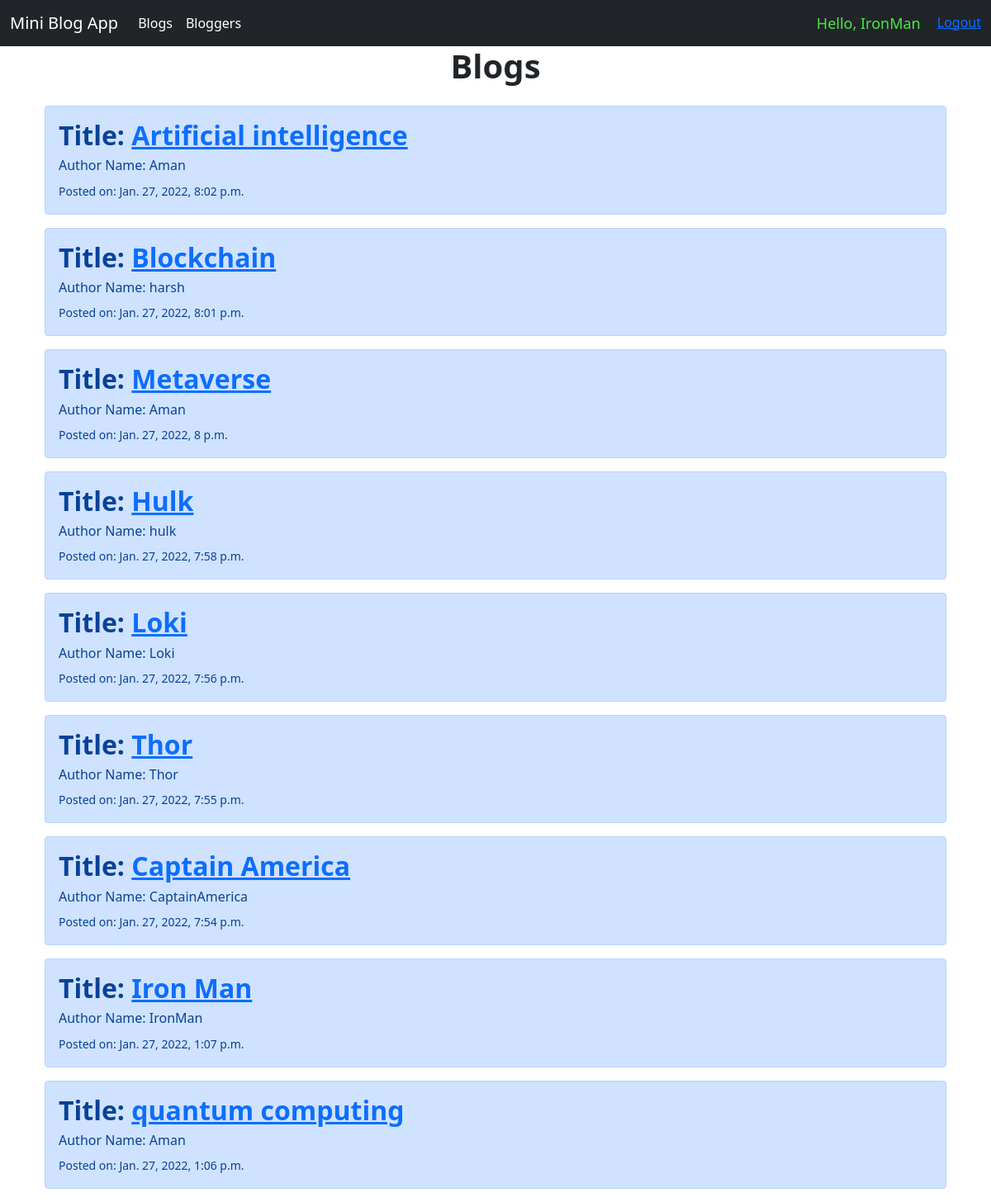
/blog/blogs/ (signed in), run on the app's committed database.
### blog/models.py (models this page shows)
class Post(models.Model):
    title = models.CharField(max_length=255)
    intro = models.TextField()
    body = models.TextField()
    date_added = models.DateTimeField(auto_now_add=True)
    blogger_name = models.ForeignKey(
        User, null=False, blank=False, on_delete=models.CASCADE, related_name="+")
    class Meta:
        ordering = ['-date_added']

### blog/views.py (the view)
# urls.py: path('blogs/', views.blogs_list, name="blogs_list"),
def blogs_list(request):
    posts = Post.objects.all()
    return render(request, 'blog/bloglist.html', {'bloggers': author, 'posts': posts})

### blog/templates/blog/bloglist.html
{% extends 'blog/base.html' %}
{% block content%}
    <div class="container"><br>
        <div  class="position-relative">
    <h1 class="h1 position-absolute top-10 start-50 translate-middle"><b>Blogs</b></h1><br></div>
    <br>
    {% for post in posts%}
      <div class="alert alert-primary" role="alert">
        <h2 class="h2"><b> Title: <a href="{% url 'blog_post_detail' post.id%}">{{post.title}}</a></b></h2>
        <h6>Author Name: {{post.blogger_name}}</h6>
        <small> Posted on: {{post.date_added}}</small>
      </div>
    {% endfor %}
</div>
{% endblock %}

### blog/templates/blog/base.html (shortened to what this page needs)
<!doctype html>
<html lang="en">
  <head>
    <link href="https://cdn.jsdelivr.net/npm/bootstrap@5.0.2/dist/css/bootstrap.min.css" rel="stylesheet">
  </head>
  <body>
    <nav class="navbar navbar-expand-lg navbar-dark bg-dark">
        <div class="container-fluid">
          <a class="navbar-brand" href="{% url 'home' %}">Mini Blog App</a>
          <div class="collapse navbar-collapse" id="navbarSupportedContent">
            <ul class="navbar-nav me-auto mb-2 mb-lg-0">
              <li class="nav-item">
                <a class="nav-link active" aria-current="page" href="{% url 'blogs_list' %}">Blogs</a>
              </li>
              <li class="nav-item">
                <a class="nav-link active" aria-current="page" href="{% url 'bloggers_list' %}">Bloggers</a>
              </li>
            </ul>
            <ul class="navbar-nav ml-auto">
              <li class="nav-item">
                <span class="hello-msg">Hello, {{request.user|default_if_none:"&nbsp;" }}</span>
              </li>
              <li class="nav-item">
                <span>
                  {% if request.user.is_authenticated %}
                  <a class="logout-msg" href="{% url 'logout' %}">
                    Logout</a>
                  {% else %}
                  <a class="logout-msg" href="{% url 'login' %}">
                    Login</a>
                  {% endif %}
                       </span>
              </li>
            </ul>
          </div>
        </div>
      </nav>
      <section>
        <div class="container">
          {% block content%}
          {% endblock%}
        </div>
      </section>
  </body>
</html>

### blog/templates/blog/base.html (style rules this page uses)
.hello-msg { font-size: 18px; color: rgb(76, 231, 71); margin-right: 20px; }

### data on the page
Post: title "Artificial intelligence", blogger_name "Aman", date_added "Jan. 27, 2022, 8:02 p.m."
Post: title "Blockchain", blogger_name "harsh", date_added "Jan. 27, 2022, 8:01 p.m."
Post: title "Metaverse", blogger_name "Aman", date_added "Jan. 27, 2022, 8 p.m."
Post: title "Hulk", blogger_name "hulk", date_added "Jan. 27, 2022, 7:58 p.m."
Post: title "Loki", blogger_name "Loki", date_added "Jan. 27, 2022, 7:56 p.m."
Post: title "Thor", blogger_name "Thor", date_added "Jan. 27, 2022, 7:55 p.m."
Post: title "Captain America", blogger_name "CaptainAmerica", date_added "Jan. 27, 2022, 7:54 p.m."
Post: title "Iron Man", blogger_name "IronMan", date_added "Jan. 27, 2022, 1:07 p.m."
Post: title "quantum computing", blogger_name "Aman", date_added "Jan. 27, 2022, 1:06 p.m."

### other printed values
{{ request.user|default_if_none:"&nbsp;" }} "IronMan"
